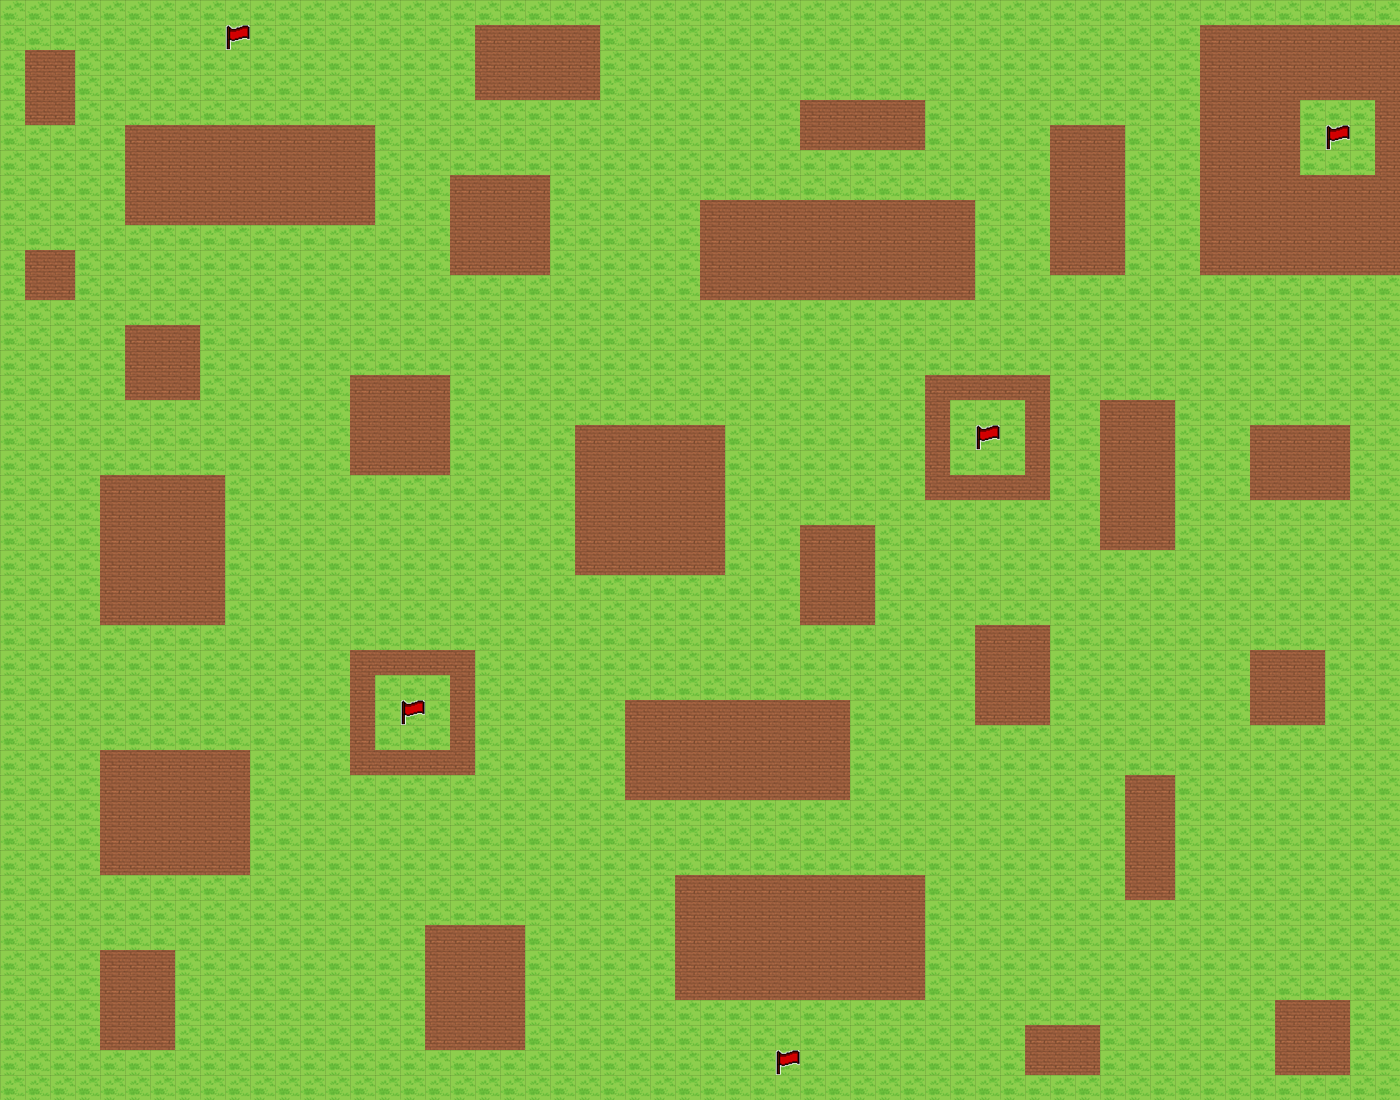

Rendered tile map (Tiled .tmx) drawn with the repository's tilesets; below, a short description and the map source with its tile grids summarised:
An orthogonal 56x44 tile map with 25x25 px tiles, 2 tile layers (Map, flags).

<map version="1.5" tiledversion="1.5.0" orientation="orthogonal" renderorder="right-down" width="56" height="44" tilewidth="25" tileheight="25" infinite="0" nextlayerid="3" nextobjectid="1">
 <tileset firstgid="1" source="../myTileset.tsx" />
 <layer id="1" name="Map" width="56" height="44">
  <data>[2464 cells, 2464 non-empty, 2 distinct tile ids]</data>
 </layer>
 <layer id="2" name="flags" width="56" height="44">
  <data>[2464 cells, 5 non-empty, 1 distinct tile ids]</data>
 </layer>
</map>